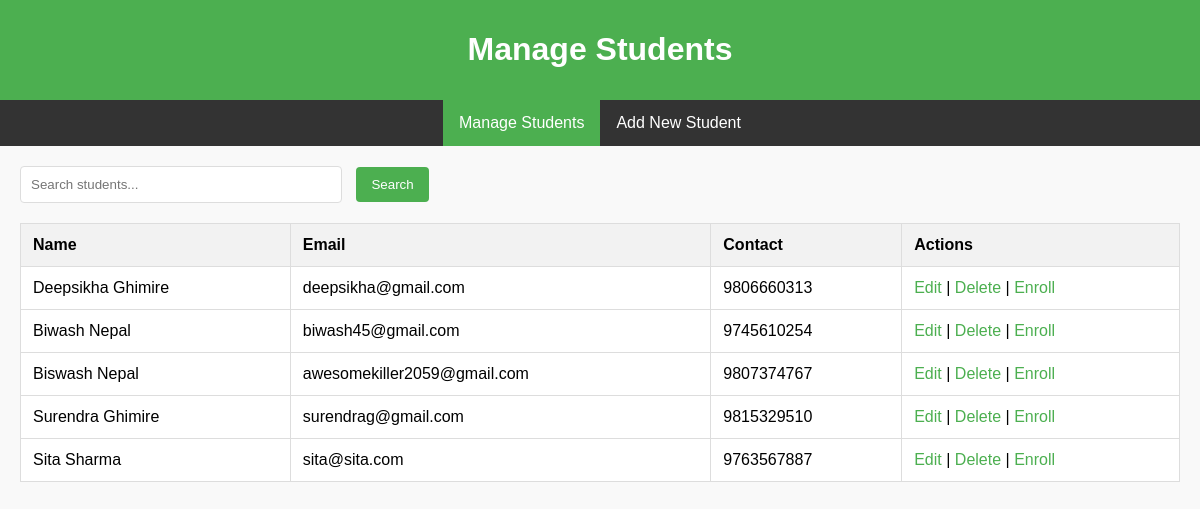
Page /student/manage-students/ on the committed database.
### students/models.py (models this page shows, shortened)
class Student(models.Model):
    user = models.OneToOneField(User, on_delete=models.SET_NULL, null=True)
    first_name = models.CharField(max_length=100, blank=False, null=False)  # Enforced non-nullable
    last_name = models.CharField(max_length=100, blank=False, null=False)  # Enforced non-nullable
    dob = models.DateField()
    contact_number = models.CharField(max_length=20)
    email = models.EmailField()
    enrollment_date = models.DateField(auto_now_add=True)
    guardian = models.ForeignKey(Parent, on_delete=models.SET_NULL, null=True)

### students/views.py (the view, shortened to what this page needs)
# urls.py: path('manage-students/', views.manage_students, name='manage_students'),
def manage_students(request):
    query = request.GET.get('search', '').strip()  # Remove leading/trailing spaces
    students = Student.objects.all()
    return render(request, 'frontend/manage_students.html', {
        'students': students,
        'search_query': query  # Pass query to template for showing search input
    })

### students/templates/frontend/manage_students.html (shortened to what this page needs)
<!DOCTYPE html>
<html lang="en">
<head>
    {% load static %}
    <link rel="stylesheet" href="{% static 'css/manage_students.css' %}">
</head>
<body>
    <header>
        <h1>Manage Students</h1>
    </header>
    <nav>
        <ul>
            <li><a href="{% url 'students:manage_students' %}" class="active">Manage Students</a></li>
            <li><a href="{% url 'students:add_student' %}">Add New Student</a></li>
        </ul>
    </nav>
    <main>
        <form method="GET" action="{% url 'students:manage_students' %}">
            <input type="text" name="search" placeholder="Search students..." value="{{ search_query }}">
            <button type="submit">Search</button>
        </form>
        {% if students %}
        <table>
            <thead>
                <tr>
                    <th>Name</th>
                    <th>Email</th>
                    <th>Contact</th>
                    <th>Actions</th>
                </tr>
            </thead>
            <tbody>
                {% for student in students %}
                <tr>
                    <td>{{ student.first_name }} {{ student.last_name }}</td>
                    <td>{{ student.email }}</td>
                    <td>{{ student.contact_number }}</td>
                    <td>
                        <a href="{% url 'students:edit_student' student.id %}">Edit</a> |
                        <a href="{% url 'students:delete_student' student.id %}" onclick="return confirm('Are you sure you want to delete this student?')">Delete</a> |
                        <a href="{% url 'students:enroll_student' student.id %}">Enroll</a>
                    </td>
                </tr>
                {% endfor %}
            </tbody>
        </table>
        {% else %}
        <p>No students found matching your search.</p>
        {% endif %}
    </main>
</body>
</html>

### students/static/css/manage_students.css (style rules this page uses)
body { font-family: Arial, sans-serif; background-color: #f9f9f9; }
header { background-color: #4CAF50; color: white; padding: 20px; text-align: center; }
nav ul { list-style-type: none; padding: 0; display: flex; justify-content: center; }

### students/templates/frontend/manage_students.html (style rules this page uses)
body { font-family: Arial, sans-serif; margin: 0; padding: 0; background-color: #f9f9f9; }
header { background-color: #4CAF50; color: white; padding: 10px; text-align: center; }
nav ul { list-style-type: none; margin: 0; padding: 0; background-color: #333; overflow: hidden; }
nav ul li { float: left; }
nav ul li a { display: block; color: white; text-align: center; padding: 14px 16px; text-decoration: none; }
nav ul li a.active { background-color: #4CAF50; }
main { padding: 20px; }
form { margin-bottom: 20px; }
input[type="text"] { padding: 10px; width: 300px; margin-right: 10px; border: 1px solid #ddd; border-radius: 4px; }
button { padding: 10px 15px; background-color: #4CAF50; color: white; border: none; border-radius: 4px; cursor: pointer; }
table { width: 100%; border-collapse: collapse; margin-top: 20px; background-color: white; }
table, th, td { border: 1px solid #ddd; }
th, td { padding: 12px; text-align: left; }
th { background-color: #f2f2f2; }
a { color: #4CAF50; text-decoration: none; }

### rows in the picture
Student: first_name "Deepsikha", last_name "Ghimire", email "deepsikha@gmail.com", contact_number "9806660313"
Student: first_name "Biwash", last_name "Nepal", email "biwash45@gmail.com", contact_number "9745610254"
Student: first_name "Biswash", last_name "Nepal", email "awesomekiller2059@gmail.com", contact_number "9807374767"
Student: first_name "Surendra", last_name "Ghimire", email "surendrag@gmail.com", contact_number "9815329510"
Student: first_name "Sita", last_name "Sharma", email "sita@sita.com", contact_number "9763567887"
